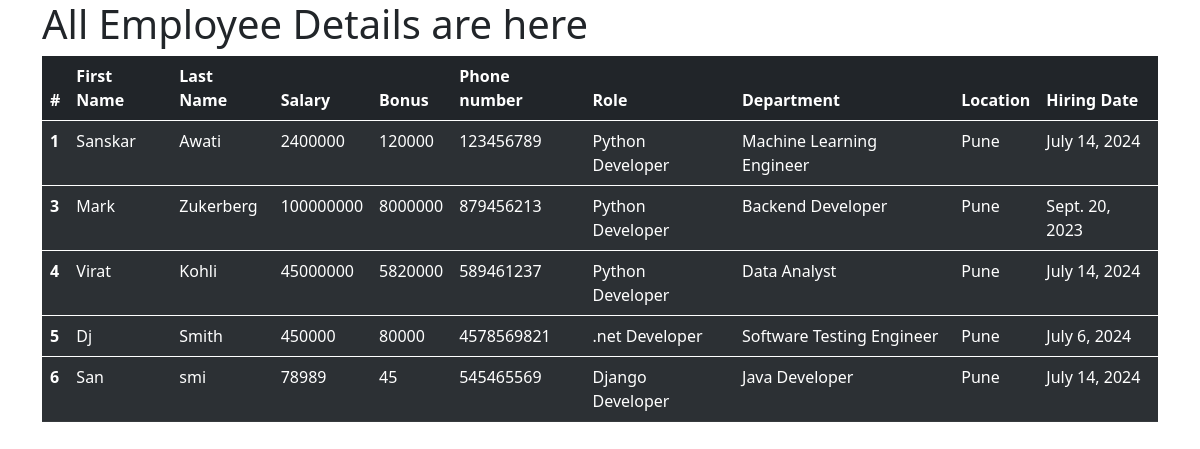
The app's page /all_emp with its own data.
### emp_app/models.py (models this page shows, shortened)
class Employee(models.Model):
    first_name=models.CharField(max_length=100, null=False)
    last_name=models.CharField(max_length=100)
    dept=models.ForeignKey(Department,on_delete=models.CASCADE)
    salary=models.IntegerField(default=0)
    bonous=models.IntegerField(default=0)
    role=models.ForeignKey(Role,on_delete=models.CASCADE)
    phone=models.IntegerField(default=0)
    hire_date=models.DateField()
    def __str__(self):
        return "%s %s %s" %(self.first_name,self.last_name,self.phone)

class Role(models.Model):
    name=models.CharField(max_length=100,null=False)

class Department(models.Model):
    name=models.CharField(max_length=100,null=False)
    location=models.CharField(max_length=100)

### emp_app/views.py (the view)
# urls.py: path('all_emp',views.all_emp,name='all_emp'),
def all_emp(request):
    emps=Employee.objects.all()
    context={
        'emps':emps
    }
    print(context)
    return render(request, 'view_all_emp.html' ,context)

### emp_app/templates/view_all_emp.html (shortened to what this page needs)
<!DOCTYPE html>
<html>
    <head>
        <link rel="stylesheet" href="">
    </head>
    <body>
      <div class="container">
        <h1>All Employee Details are here</h1>
        <table class="table table-dark table-striped">
            <thead>
              <tr>
                <th scope="col">#</th>
                <th scope="col">First Name</th>
                <th scope="col">Last Name</th>
                <th scope="col">Salary</th>
                <th scope="col">Bonus</th>
                <th scope="col">Phone number</th>
                <th scope="col">Role</th>
                <th scope="col">Department</th>
                <th scope="col">Location</th>
                <th scope="col">Hiring Date </th>
              </tr>
            </thead>
            {%for emp in emps %}
            <tbody>
              <tr>
                <th scope="row">{{emp.id}}</th>
                <td>{{emp.first_name}}</td>
                <td>{{emp.last_name}}</td>
                <td>{{emp.salary}}</td>
                <td>{{emp.bonous}}</td>
                <td>{{emp.phone}}</td>
                <td>{{emp.role.name}}</td>
                <td>{{emp.dept.name}}</td>
                <td>{{emp.dept.location}}</td>
                <td>{{emp.hire_date}}</td>
              </tr>
            </tbody>
            {%endfor%}
          </table>
          <link href="https://cdn.jsdelivr.net/npm/bootstrap@5.0.2/dist/css/bootstrap.min.css" rel="stylesheet">
        </div>
    </body>
</html>

### records on screen
Employee: id "1", first_name "Sanskar", last_name "Awati", salary "2400000", bonous "120000", phone "123456789", role.name "Python Developer", dept.name "Machine Learning Engineer", dept.location "Pune", hire_date "July 14, 2024"
Employee: id "3", first_name "Mark", last_name "Zukerberg", salary "100000000", bonous "8000000", phone "879456213", role.name "Python Developer", dept.name "Backend Developer", dept.location "Pune", hire_date "Sept. 20, 2023"
Employee: id "4", first_name "Virat", last_name "Kohli", salary "45000000", bonous "5820000", phone "589461237", role.name "Python Developer", dept.name "Data Analyst", dept.location "Pune", hire_date "July 14, 2024"
Employee: id "5", first_name "Dj", last_name "Smith", salary "450000", bonous "80000", phone "4578569821", role.name ".net Developer", dept.name "Software Testing Engineer", dept.location "Pune", hire_date "July 6, 2024"
Employee: id "6", first_name "San", last_name "smi", salary "78989", bonous "45", phone "545465569", role.name "Django Developer", dept.name "Java Developer", dept.location "Pune", hire_date "July 14, 2024"
